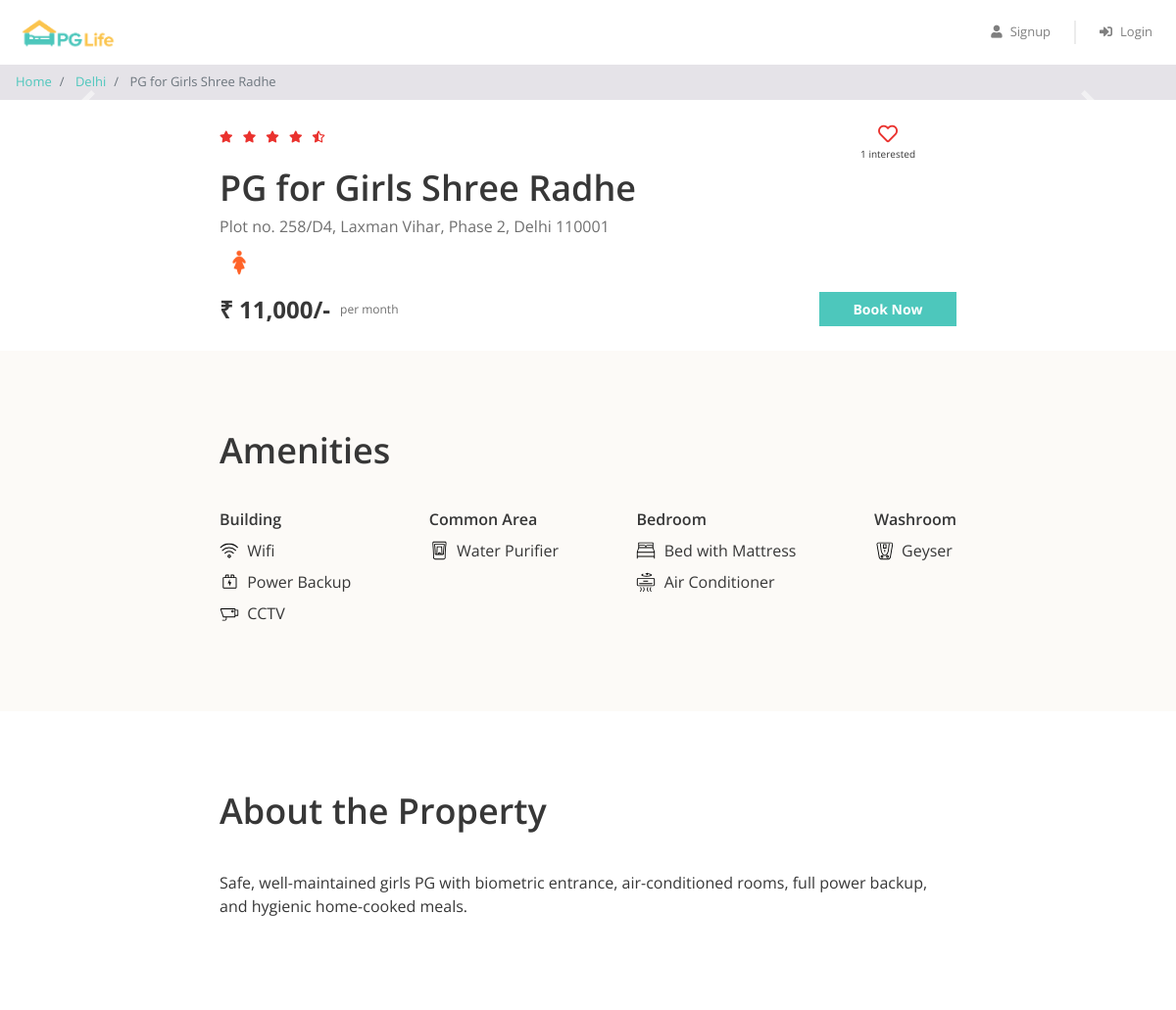
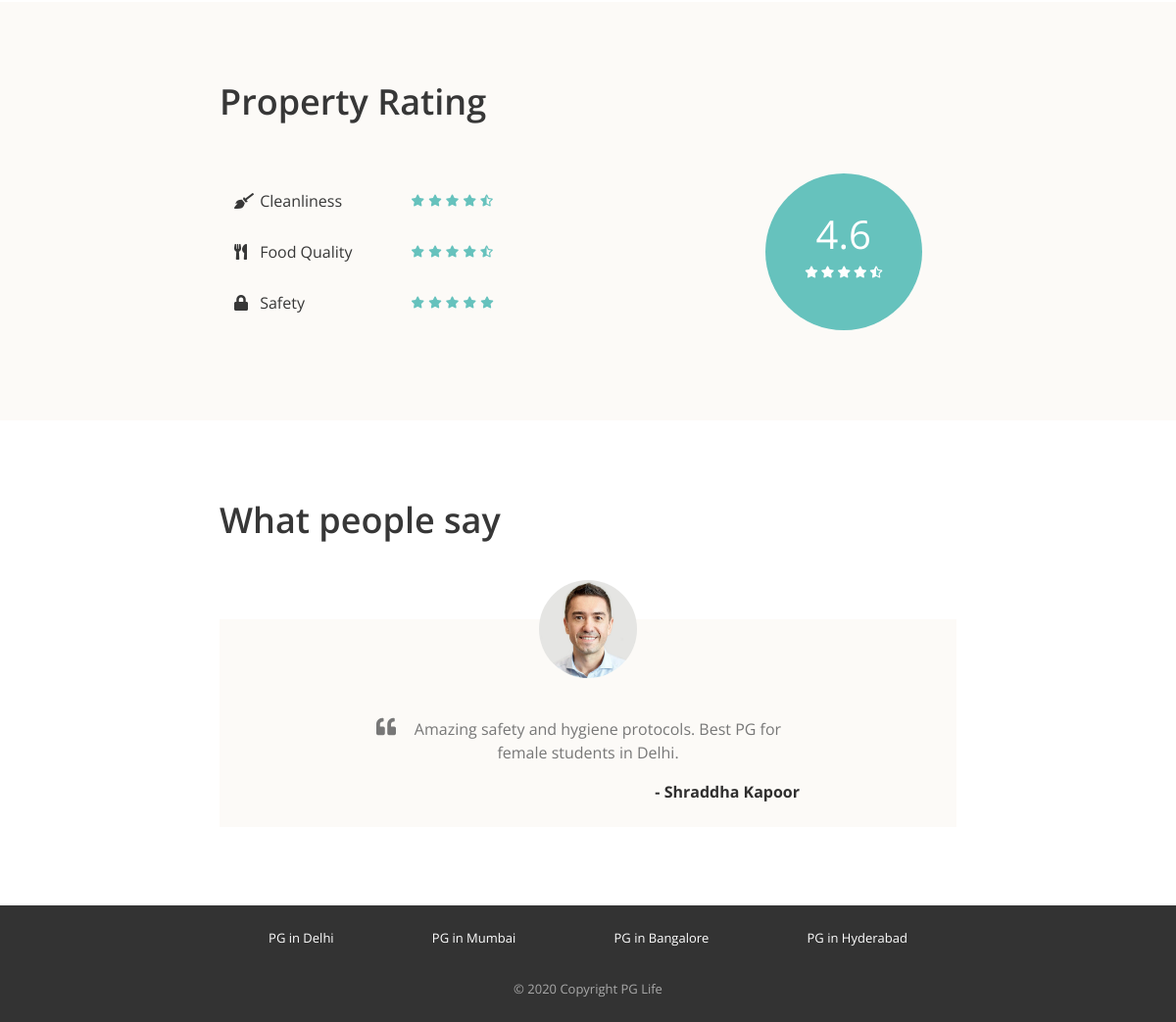
Screenshot of /backend/property_detail.php?property_id=3 with the database file from the repository (2 pictures, top to bottom).
### tables this page shows
CREATE TABLE `properties` (
  `id` INT AUTO_INCREMENT PRIMARY KEY,
  `city_id` INT NOT NULL,
  `name` VARCHAR(255) NOT NULL,
  `address` VARCHAR(500) NOT NULL,
  `description` TEXT NOT NULL,
  `gender` ENUM('male', 'female', 'unisex') NOT NULL,
  `rent` INT NOT NULL,
  `rating_clean` FLOAT NOT NULL,
  `rating_food` FLOAT NOT NULL,
  `rating_safety` FLOAT NOT NULL,
  FOREIGN KEY (`city_id`) REFERENCES `cities` (`id`) ON DELETE CASCADE
);

CREATE TABLE `cities` (
  `id` INT AUTO_INCREMENT PRIMARY KEY,
  `name` VARCHAR(100) NOT NULL
);

CREATE TABLE `amenities` (
  `id` INT AUTO_INCREMENT PRIMARY KEY,
  `name` VARCHAR(100) NOT NULL,
  `type` VARCHAR(100) NOT NULL,
  `icon` VARCHAR(100) NOT NULL
);

CREATE TABLE `testimonials` (
  `id` INT AUTO_INCREMENT PRIMARY KEY,
  `property_id` INT NOT NULL,
  `user_name` VARCHAR(100) NOT NULL,
  `content` TEXT NOT NULL,
  FOREIGN KEY (`property_id`) REFERENCES `properties` (`id`) ON DELETE CASCADE
);

### backend/property_detail.php (the view, shortened to what this page needs)
<?php
require "includes/database_connect.php";
$property_id = $_GET["property_id"];
$sql_1 = "SELECT *, p.id AS property_id, p.name AS property_name, c.name AS city_name
            FROM properties p
            INNER JOIN cities c ON p.city_id = c.id
            WHERE p.id = $property_id";
$result_1 = mysqli_query($conn, $sql_1);
$property = mysqli_fetch_assoc($result_1);
$sql_2 = "SELECT * FROM testimonials WHERE property_id = $property_id";
$result_2 = mysqli_query($conn, $sql_2);
$testimonials = mysqli_fetch_all($result_2, MYSQLI_ASSOC);
$sql_3 = "SELECT a.*
            FROM amenities a
            INNER JOIN properties_amenities pa ON a.id = pa.amenity_id
            WHERE pa.property_id = $property_id";
$result_3 = mysqli_query($conn, $sql_3);
$amenities = mysqli_fetch_all($result_3, MYSQLI_ASSOC);
$sql_4 = "SELECT * FROM interested_users_properties WHERE property_id = $property_id";
$result_4 = mysqli_query($conn, $sql_4);
$interested_users_count = mysqli_num_rows($result_4);
?>
<!DOCTYPE html>
<html lang="en">
<head>
    <?php
    include "includes/head_links.php";
    ?>
    <link href="css/property_detail.css" rel="stylesheet" />
</head>
<body>
    <?php
    include "includes/header.php";
    ?>
    <nav aria-label="breadcrumb">
        <ol class="breadcrumb py-2">
            <li class="breadcrumb-item">
                <a href="index.php">Home</a>
            </li>
            <li class="breadcrumb-item">
                <a href="property_list.php?city=<?= $property['city_name']; ?>"><?= $property['city_name']; ?></a>
            </li>
            <li class="breadcrumb-item active" aria-current="page">
                <?= $property['property_name']; ?>
            </li>
        </ol>
    </nav>
    <div id="property-images" class="carousel slide" data-ride="carousel">
        <a class="carousel-control-prev" href="#property-images" role="button" data-slide="prev">
            <span class="carousel-control-prev-icon" aria-hidden="true"></span>
        </a>
        <a class="carousel-control-next" href="#property-images" role="button" data-slide="next">
            <span class="carousel-control-next-icon" aria-hidden="true"></span>
        </a>
    </div>
    <div class="property-summary page-container">
        <div class="row no-gutters justify-content-between">
            <?php
            $total_rating = ($property['rating_clean'] + $property['rating_food'] + $property['rating_safety']) / 3;
            $total_rating = round($total_rating, 1);
            ?>
            <div class="star-container" title="<?= $total_rating ?>">
                <?php
                $rating = $total_rating;
                for ($i = 0; $i < 5; $i++) {
                    if ($rating >= $i + 0.8) {
                ?>
                        <i class="fas fa-star"></i>
                    <?php
                    } elseif ($rating >= $i + 0.3) {
                    ?>
                        <i class="fas fa-star-half-alt"></i>
                    <?php
                    } else {
                    ?>
                        <i class="far fa-star"></i>
                <?php
                    }
                }
                ?>
            </div>
            <div class="interested-container">
                <?php
                $is_interested = false;
                if ($is_interested) {
                ?>
                    <i class="is-interested-image fas fa-heart"></i>
                <?php
                } else {
                ?>
                    <i class="is-interested-image far fa-heart"></i>
                <?php
                }
                ?>
                <div class="interested-text">
                    <span class="interested-user-count"><?= $interested_users_count ?></span> interested
                </div>
            </div>
        </div>
        <div class="detail-container">
            <div class="property-name"><?= $property['property_name'] ?></div>
            <div class="property-address"><?= $property['address'] ?></div>
            <div class="property-gender">
                <?php
                if ($property['gender'] == "male") {
                ?>
                    <img src="img/male.png">
                <?php
                } elseif ($property['gender'] == "female") {
                ?>
                    <img src="img/female.png">
                <?php
                } else {
                ?>
                    <img src="img/unisex.png">
                <?php
                }
                ?>
            </div>
        </div>
        <div class="row no-gutters">
            <div class="rent-container col-6">
                <div class="rent">₹ <?= number_format($property['rent']) ?>/-</div>
                <div class="rent-unit">per month</div>
            </div>
            <div class="button-container col-6">
                <a href="#" class="btn btn-primary">Book Now</a>
            </div>
        </div>
    </div>
    <div class="property-amenities">
        <div class="page-container">
            <h1>Amenities</h1>
            <div class="row justify-content-between">
                <div class="col-md-auto">
                    <h5>Building</h5>
                    <?php
                    foreach ($amenities as $amenity) {
                        if ($amenity['type'] == "Building") {
                    ?>
                            <div class="amenity-container">
                                <img src="img/amenities/<?= $amenity['icon'] ?>.svg">
                                <span><?= $amenity['name'] ?></span>
                            </div>
                    <?php
                        }
                    }
                    ?>
                </div>
                <div class="col-md-auto">
                    <h5>Common Area</h5>
                    <?php
                    foreach ($amenities as $amenity) {
                        if ($amenity['type'] == "Common Area") {
                    ?>
                            <div class="amenity-container">
                                <img src="img/amenities/<?= $amenity['icon'] ?>.svg">
                                <span><?= $amenity['name'] ?></span>
                            </div>
                    <?php
                        }
                    }
                    ?>
                </div>
                <div class="col-md-auto">
                    <h5>Bedroom</h5>
                    <?php
                    foreach ($amenities as $amenity) {
                        if ($amenity['type'] == "Bedroom") {
                    ?>
                            <div class="amenity-container">
                                <img src="img/amenities/<?= $amenity['icon'] ?>.svg">
                                <span><?= $amenity['name'] ?></span>
                            </div>
                    <?php
                        }
                    }
                    ?>
                </div>
                <div class="col-md-auto">
                    <h5>Washroom</h5>
                    <?php
                    foreach ($amenities as $amenity) {
                        if ($amenity['type'] == "Washroom") {
                    ?>
                            <div class="amenity-container">
                                <img src="img/amenities/<?= $amenity['icon'] ?>.svg">
                                <span><?= $amenity['name'] ?></span>
                            </div>
                    <?php
                        }
                    }
                    ?>
                </div>
            </div>
        </div>
    </div>
    <div class="property-about page-container">
        <h1>About the Property</h1>
        <p><?= $property['description'] ?></p>
    </div>
    <div class="property-rating">
        <div class="page-container">
            <h1>Property Rating</h1>
            <div class="row align-items-center justify-content-between">
                <div class="col-md-6">
                    <div class="rating-criteria row">
                        <div class="col-6">
                            <i class="rating-criteria-icon fas fa-broom"></i>
                            <span class="rating-criteria-text">Cleanliness</span>
                        </div>
                        <div class="rating-criteria-star-container col-6" title="<?= $property['rating_clean'] ?>">
                            <?php
                            $rating = $property['rating_clean'];
                            for ($i = 0; $i < 5; $i++) {
                                if ($rating >= $i + 0.8) {
                            ?>
                                    <i class="fas fa-star"></i>
                                <?php
                                } elseif ($rating >= $i + 0.3) {
                                ?>
                                    <i class="fas fa-star-half-alt"></i>
                                <?php
                                } else {
                                ?>
                                    <i class="far fa-star"></i>
                            <?php
                                }
                            }
                            ?>
                        </div>
                    </div>
                    <div class="rating-criteria row">
                        <div class="col-6">
                            <i class="rating-criteria-icon fas fa-utensils"></i>
                            <span class="rating-criteria-text">Food Quality</span>
                        </div>
                        <div class="rating-criteria-star-container col-6" title="<?= $property['rating_food'] ?>">
                            <?php
                            $rating = $property['rating_food'];
                            for ($i = 0; $i < 5; $i++) {
                                if ($rating >= $i + 0.8) {
                            ?>
                                    <i class="fas fa-star"></i>
                                <?php
                                } elseif ($rating >= $i + 0.3) {
                                ?>
                                    <i class="fas fa-star-half-alt"></i>
                                <?php
                                } else {
                                ?>
                                    <i class="far fa-star"></i>
                            <?php
                                }
                            }
                            ?>
                        </div>
                    </div>
                    <div class="rating-criteria row">
                        <div class="col-6">
                            <i class="rating-criteria-icon fa fa-lock"></i>
                            <span class="rating-criteria-text">Safety</span>
                        </div>
                        <div class="rating-criteria-star-container col-6" title="<?= $property['rating_safety'] ?>">
                            <?php
                            $rating = $property['rating_safety'];
                            for ($i = 0; $i < 5; $i++) {
                                if ($rating >= $i + 0.8) {
                            ?>
                                    <i class="fas fa-star"></i>
                                <?php
                                } elseif ($rating >= $i + 0.3) {
                                ?>
                                    <i class="fas fa-star-half-alt"></i>
                                <?php
                                } else {
                                ?>
                                    <i class="far fa-star"></i>
                            <?php
                                }
                            }
                            ?>
                        </div>
                    </div>
                </div>
                <div class="col-md-4">
                    <div class="rating-circle">
                        <?php
                        $total_rating = ($property['rating_clean'] + $property['rating_food'] + $property['rating_safety']) / 3;
                        $total_rating = round($total_rating, 1);
                        ?>
                        <div class="total-rating"><?= $total_rating ?></div>
                        <div class="rating-circle-star-container">
                            <?php
                            $rating = $total_rating;
                            for ($i = 0; $i < 5; $i++) {
                                if ($rating >= $i + 0.8) {
                            ?>
                                    <i class="fas fa-star"></i>
                                <?php
                                } elseif ($rating >= $i + 0.3) {
                                ?>
                                    <i class="fas fa-star-half-alt"></i>
                                <?php
                                } else {
                                ?>
                                    <i class="far fa-star"></i>
                            <?php
                                }
                            }
                            ?>
                        </div>
                    </div>
                </div>
            </div>
        </div>
    </div>
    <div class="property-testimonials page-container">
        <h1>What people say</h1>
        <?php
        foreach ($testimonials as $testimonial) {
        ?>
            <div class="testimonial-block">
                <div class="testimonial-image-container">
                    <img class="testimonial-img" src="img/man.png">
                </div>
                <div class="testimonial-text">
                    <i class="fa fa-quote-left" aria-hidden="true"></i>
                    <p><?= $testimonial['content'] ?></p>
                </div>
                <div class="testimonial-name">- <?= $testimonial['user_name'] ?></div>
            </div>
        <?php
        }
        ?>
    </div>
    <?php
    include "includes/footer.php";
    ?>
</body>
</html>

### rows the page displays
properties: city.name "Delhi", name "PG for Girls Shree Radhe", address "Plot no. 258/D4, Laxman Vihar, Phase 2, Delhi 110001", rent "11,000", description "Safe, well-maintained girls PG with biometric entrance, air-conditioned rooms, full power backup, and hygienic home-cooked meals.", total_rating "4.6"
amenities: icon (picture), name "Wifi"
amenities: icon (picture), name "Power Backup"
amenities: icon (picture), name "CCTV"
amenities: icon (picture), name "Water Purifier"
amenities: shows a picture, name "Bed with Mattress"
amenities: shows a picture, name "Air Conditioner"
amenities: icon (picture), name "Geyser"
testimonials: content "Amazing safety and hygiene protocols. Best PG for female students in Delhi.", user_name "Shraddha Kapoor"

### other values shown
$interested_users_count "1"
